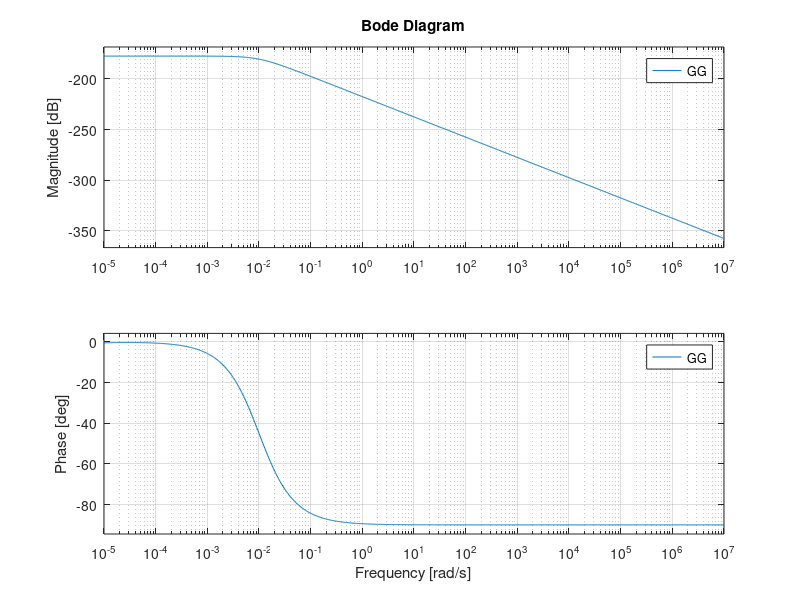
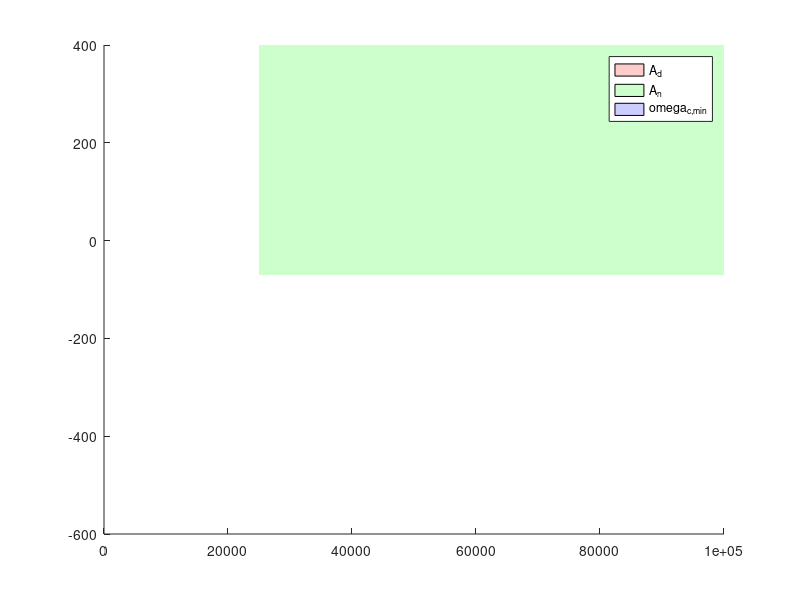

Write MATLAB code to recreate these figures, in order. (Note: this script raises an error after producing the figures.)
% Progetto di regolatore per sistema satellite in orbita
% 
% Controlli Automatici T
% Umberto Laghi
% Marco Missiroli
%
% SPECIFICHE
% 
% 1) Errore a regime nullo
%
% 2) Margine di fase >= 55°
%
% 3) S% <= 1%
%
% 4) Ta,5 <= 0.05s
%
% 5) Attenuazione di almeno 35dB per d(t)
%       con [omega_d_min, omega_d_MAX] = [0,0.5]
%
% 6) Attenuazione di almeno 70dB per n(t)
%       con [omega_n_min, omega_n_MAX] = [2.5*10^4,10^5]


clear all; close all; clc

%estremi del grafico
omega_plot_min = 1e-5;
omega_plot_max = 1e7;

%% Parametri

beta1 = 0.25; % [N/m^2] Coefficiente di attrito
beta2 = 2.5; % [N/m^2] Coefficiente di attrito
m = 250; % [kg] Massa
k = 3.5; % Parametro adimensionale
rho_e = 3e8; % [m] Distanza tra terra e satellite
k_g = 6.67e-11; % [N*m^2/kg] Costante di gravitazione universale
M = 5.98e24; % [kg] Massa della Terra

%% Specifiche

% ampiezze gradini
WW = -3e-7;
DD = 2e-8;
NN = 3e-8;

% errore a regime
e_star = 0;

% margine di fase
m_fase = 55;

% Sovraelongazione massima e tempo d'assestamento all'1%
S_100_spec = 0.01;
T_a5_spec = 0.05;

% attenuazione disturbo sull'uscita
A_d = 35;
%omega_d_min = 0; %non lo esplicito
omega_d_MAX = 0.5;

% attenuazione disturbo di misura
A_n = 70;
omega_n_min = 2.5e4;
omega_n_MAX = 1e5;

%equilibrio
x1_e = rho_e;
x2_e = 0;
x3_e = sqrt((k_g*M)/(rho_e^3));
x_e = [x1_e; x2_e; x3_e];
u_e =  beta2*sqrt((k_g*M)/rho_e);

%Matrici al punto di equilibrio
A_e = [0,                                                          1,                      0;
     (k-1)*((-3*k_g*M)/(rho_e^3)),                           -beta1/m,        -2*(k-1)*sqrt((k_g*M)/rho_e);
     -(beta2/(m*(rho_e^2)))*sqrt((k_g*M)/rho_e), -(2/rho_e)*sqrt((k_g*M)/(rho_e^3)), -beta2/m];

B_e = [0; 0; 1/(m*rho_e)];

C_e = [0, 0, 1];

D_e = [0];

%% Creazione sistema

% funzione di trasferimento
s = tf('s');
[N,D]=ss2tf(A_e,B_e,C_e,D_e);
GG=tf(N,D);
zpk(GG)
%{
N = (1/(m*rho_e))*(s^2 + s*(beta1/m) + (3*(k-1)*k_g*M)/(rho_e^3));
D = s^3 + (s^2)*((beta1+beta2)/m) + s*((beta1*beta2)/(m^2)-((k-1)*k_g*M)/(rho_e^3)) + ((k-1)*k_g*M*beta2)/(m*(rho_e^3));
GG = N/D
%}
%% Diagramma di Bode

figure(1);
bode(GG,{omega_plot_min,omega_plot_max});
grid on, zoom on;

% return;
%% Regolatore statico - proporzionale con polo nell'origine

% mu statico scelto in maniera aleatoria
mu_s =1;
RR_s = mu_s / s;

% Sistema esteso
GG_e = RR_s*GG;


%% Diagrammi di Bode di Ge con specifiche

figure(2);
hold on;

% Calcolo specifiche S% => Margine di fase
xi = 0.826;
S_100 = 100*exp(-pi*xi/sqrt(1-xi^2))
Mf_spec = xi*100; % Mf_spec = 82.6°

% Disegna diagrammi di Bode di G_e con i margini di stabilità ed esce
% Impostare a 0 per i diagrammi con le specifiche
if 0
    margin(GG_e,{omega_plot_min,omega_plot_max});
    grid on, zoom on;
    return;
end

% Specifiche su d
omega_d_min = omega_plot_min; % lower bound per il plot
Bnd_d_x = [omega_d_min; omega_d_MAX; omega_d_MAX; omega_d_min];
Bnd_d_y = [A_d; A_d; -600; -600];
patch(Bnd_d_x, Bnd_d_y,'r','FaceAlpha',0.2,'EdgeAlpha',0);

% Specifiche su n
Bnd_n_x = [omega_n_min; omega_n_MAX; omega_n_MAX; omega_n_min];
Bnd_n_y = [-A_n; -A_n; 400; 400];
patch(Bnd_n_x, Bnd_n_y,'g','FaceAlpha',0.2,'EdgeAlpha',0);

% Specifiche tempo d'assestamento (minima pulsazione di taglio)
omega_Ta_min = omega_plot_min; % lower bound per il plot
omega_Ta_MAX = 300/(Mf_spec*T_a5_spec); % omega_c >= 300/(Mf*T^*)
Bnd_Ta_x = [omega_Ta_min; omega_Ta_MAX; omega_Ta_MAX; omega_Ta_min];
Bnd_Ta_y = [0; 0; -600; -600];
patch(Bnd_Ta_x, Bnd_Ta_y,'b','FaceAlpha',0.2,'EdgeAlpha',0);

% Legenda colori
Legend_mag = ["A_d"; "A_n"; "\omega_{c,min}"; "G(j\omega)"];
legend(Legend_mag);

% Plot Bode con margini di stabilità
margin(GG_e,{omega_plot_min,omega_plot_max});
grid on; zoom on;


% Specifiche sovraelongazione (margine di fase)
omega_c_min = omega_Ta_MAX;
omega_c_MAX = omega_n_min;

phi_spec = Mf_spec - 180;
phi_low = -270; % lower bound per il plot

Bnd_Mf_x = [omega_c_min; omega_c_MAX; omega_c_MAX; omega_c_min];
Bnd_Mf_y = [phi_spec; phi_spec; phi_low; phi_low];
patch(Bnd_Mf_x, Bnd_Mf_y,'g','FaceAlpha',0.2,'EdgeAlpha',0);
hold on;

% Legenda colori
Legend_arg = ["G(j\omega)"; "M_f"];
legend(Legend_arg);

% STOP qui per le specifiche
if 0
    return;
end


%% Design del regolatore dinamico

%Ci troviamo nello scenario B, quindi è necessaria una rete anticipatrice
% Rete anticipatrice

Mf_star = Mf_spec;
omega_c_star = 150;
[mag_omega_c_star, arg_omega_c_star, ~] = bode(GG_e, omega_c_star);

mag_omega_c_star_db = 20*log10(mag_omega_c_star);

M_star = 10^(-mag_omega_c_star_db/20);
phi_star = Mf_star - 180 - arg_omega_c_star;

% Formule di inversione
tau = (M_star - cos(phi_star*pi/180))/(omega_c_star*sin(phi_star*pi/180))
alpha_tau = (cos(phi_star*pi/180) - 1/M_star)/(omega_c_star*sin(phi_star*pi/180))

check_flag = cos(phi_star*pi/180) - 1/M_star
if check_flag < 0
    disp('Errore: alpha negativo');
    return;
end

RR_a = (1 + tau*s)/(1 + alpha_tau*s) % rete anticipatrice

% return;

%% Diagrammi di Bode con specifiche includendo regolatore dinamico

%metto un mu_d per far rispettare l'attenuazione di A_n
mu_d = 10^(-0.1); %guadagno -2dB
%mu_d = 1;
RR_d = mu_d*RR_a
RR = RR_s*RR_d
LL = RR_d*GG_e % funzione di anello

figure(3);
hold on;

% Specifiche su ampiezza
patch(Bnd_d_x, Bnd_d_y,'r','FaceAlpha',0.2,'EdgeAlpha',0);
patch(Bnd_n_x, Bnd_n_y,'g','FaceAlpha',0.2,'EdgeAlpha',0);
patch(Bnd_Ta_x, Bnd_Ta_y,'b','FaceAlpha',0.2,'EdgeAlpha',0);
legend(Legend_mag);

% Plot Bode con margini di stabilità
margin(LL,{omega_plot_min,omega_plot_max});
grid on; zoom on;

% Specifiche su fase
patch(Bnd_Mf_x, Bnd_Mf_y,'g','FaceAlpha',0.2,'EdgeAlpha',0);
hold on;
legend(Legend_arg);

% STOP qui per sistema con controllore dinamico + specifiche
if 0
    return;
end
legend('L(s)', 'Margine di fase');
hold off;

%% Check prestazioni in anello chiuso

% FUNZIONI DI SENSITIVITA'
% Funzione di sensitività
SS = 1/(1+LL);
% Funzione di sensibilità complementare
FF=LL/(1+LL);

% DIAGRAMMI DI BODE
% Rappresento le funzioni di sensitività e L(s) in uno stesso grafico
% in modo da mostrare che rispettano le specifiche
figure(4)
hold on;
bode(LL,{omega_plot_min,omega_plot_max})
bode(FF,{omega_plot_min,omega_plot_max})
bode(SS,{omega_plot_min,omega_plot_max})
legend('L(s)','F(s)', 'S(s)');
grid on, zoom on, hold off;


%% RISPOSTE ANELLO CHIUSO 

%  Disturbo in uscita
omega_d = 0.125;
omega_n = 2.5e4;

tt = (0:1e-2:200)';% 200 secondi con passo 0.01

% segnali in ingresso: riferimento e disturbo di misura
ww = WW*heaviside(tt-100);
dd = DD*(sin(omega_d*tt)+sin(2*omega_d*tt)+sin(3*omega_d*tt)+sin(4*omega_d*tt));
nn = NN*(sin(omega_n*tt)+sin(2*omega_n*tt)+sin(3*omega_n*tt)+sin(4*omega_n*tt));

% Risposte in anello CHIUSO
y_w = lsim(FF,ww,tt);
y_d = lsim(SS,dd,tt);
y_n = lsim(-FF,nn,tt);
y_tot = y_w + y_n + y_d;

%valuto anche l'errore
e_w = lsim(SS, ww, tt);
e_d = lsim(-SS, dd, tt);
e_n = lsim(FF, nn, tt);
e_tot = e_w + e_n + e_d;
%e_tot = ww - y_tot;
%% RISPOSTE IN ANELLO CHIUSO

figure(5)
hold on, grid on, zoom on
title('Risposta di F(s) a w(t)')
plot(tt,ww,'m')
plot(tt,y_w,'b')
grid on
legend('w(t)','y_{w}(t)')

figure(6)
hold on, grid on, zoom on
title('Risposta di S(s) a d(t)')
plot(tt,dd,'m')
plot(tt,y_d,'b')
grid on
legend('d(t)','y_{d}(t)')

figure(7)
hold on, grid on, zoom on
title('Risposta di -F(s) a n(t)')
plot(tt,nn,'m')
plot(tt,y_n,'b')
grid on
legend('n(t)','y_{n}(t)')

figure(8)
hold on, grid on, zoom on
title('Risposta complessiva del sistema')
plot(tt,ww,'m')
plot(tt,y_tot,'b')
grid on
legend('w(t)','y_{tot}(t)')

figure(9)
hold on, grid on, zoom on
title('Errore complessivo del sistema')
plot(tt,e_tot,'b')
grid on
legend('e(t)')

% Risposta al gradino
figure(10);
WW = 3e-7;
T_simulation = 0.15;
[y_step,t_step] = step(WW*FF, 0.15);
plot(t_step,y_step,'b');
grid on, zoom on, hold on;

% vincolo sovraelongazione
patch([0,T_simulation,T_simulation,0],[WW*(1+S_100_spec),WW*(1+S_100_spec),WW+(0.5e-7),WW+(0.5e-7)],'r','FaceAlpha',0.3,'EdgeAlpha',0.5);
ylim([0,WW+0.5e-7]);

% vincolo tempo di assestamento al 5%
LV = abs(evalfr(WW*FF,1e-7)); % valore limite gradino: W*F(0)
patch([T_a5_spec,T_simulation,T_simulation,T_a5_spec],[LV*(1-0.05),LV*(1-0.05),0,0],'g','FaceAlpha',0.1,'EdgeAlpha',0.5);
patch([T_a5_spec,T_simulation,T_simulation,T_a5_spec],[LV*(1+0.05),LV*(1+0.05),LV+1e-7,LV+1e-7],'g','FaceAlpha',0.1,'EdgeAlpha',0.1);

Legend_step = ["Risposta al gradino"; "Vincolo sovraelongazione"; "Vincolo tempo di assestamento"];
legend(Legend_step);

%I requisiti di sovraelongazione e tempo di assestamento al 5% sono soddisfatti
%Il margine di fase è rispettato